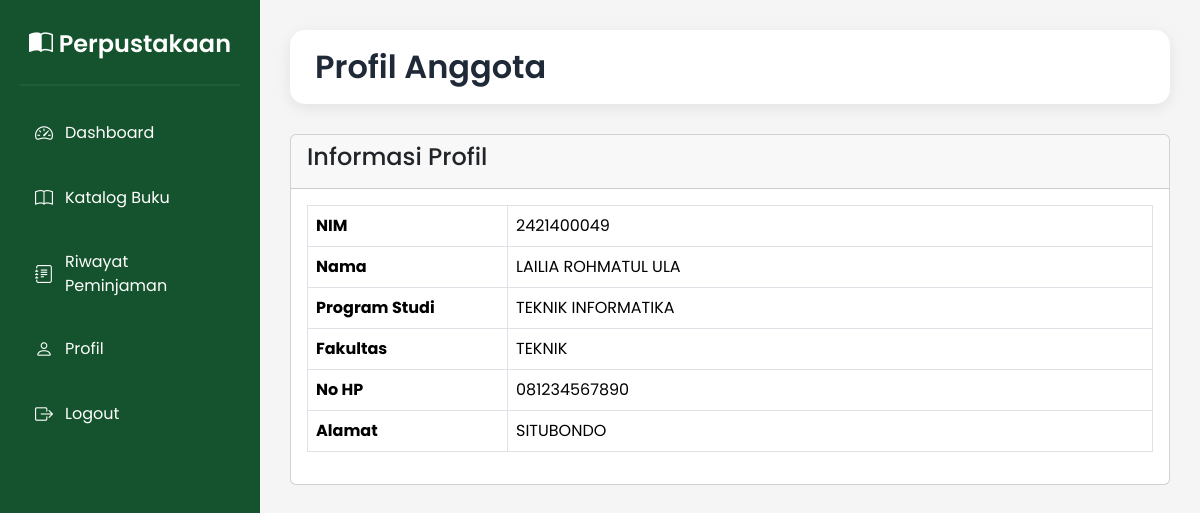
Screenshot of /profil/ (signed in) with the database file from the repository.
### library/models.py (models this page shows, shortened)
class Anggota(models.Model):
    STATUS = (
        ('Menunggu', 'Menunggu'),
        ('Disetujui', 'Disetujui'),
        ('Ditolak', 'Ditolak'),
    )
    user = models.OneToOneField(
        User,
        on_delete=models.CASCADE,
        null=True,
        blank=True
    )
    nim = models.CharField(max_length=20)
    nama = models.CharField(max_length=100)
    prodi = models.CharField(max_length=100)
    fakultas = models.CharField(max_length=100)
    no_hp = models.CharField(max_length=20)
    alamat = models.TextField()
    status = models.CharField(
        max_length=20,
        choices=STATUS,
        default='Menunggu'
    )

### library/views.py (the view)
# urls.py: path('profil/',views.profil_anggota,name='profil_anggota'),
@login_required(login_url='login')
def profil_anggota(request):
    anggota = Anggota.objects.get(user=request.user)
    return render(
        request,
        'library/profil_anggota.html',
        {
            'anggota': anggota
        }
    )

### library/templates/library/profil_anggota.html (shortened to what this page needs)
{% extends 'library/base_anggota.html' %}
{% block content %}
<div class="topbar">
    <h2>Profil Anggota</h2>
</div>
<div class="card">
    <div class="card-header">
        <h4>Informasi Profil</h4>
    </div>
    <div class="card-body">
        <table class="table table-bordered">
            <tr>
                <th width="200">NIM</th>
                <td>{{ anggota.nim }}</td>
            </tr>
            <tr>
                <th>Nama</th>
                <td>{{ anggota.nama }}</td>
            </tr>
            <tr>
                <th>Program Studi</th>
                <td>{{ anggota.prodi }}</td>
            </tr>
            <tr>
                <th>Fakultas</th>
                <td>{{ anggota.fakultas }}</td>
            </tr>
            <tr>
                <th>No HP</th>
                <td>{{ anggota.no_hp }}</td>
            </tr>
            <tr>
                <th>Alamat</th>
                <td>{{ anggota.alamat }}</td>
            </tr>
        </table>
    </div>
</div>
{% endblock %}

### library/static/css/style.css (style rules this page uses)
* { margin:0; padding:0; box-sizing:border-box; font-family:'Poppins',sans-serif; }
body { background:#f5f5f5; }
.topbar { background:#ffffff; border-radius:15px; padding:18px 25px; display:flex; justify-content:space-between; align-items:center; margin-bottom:30px; box-shadow:0 4px 15px rgba(0,0,0,.08); }
.topbar h2 { color:#1F2937; font-weight:600; margin:0; }
.table td { vertical-align:middle; }

### rows the page displays
Anggota: nim "2421400049", nama "LAILIA ROHMATUL ULA", prodi "TEKNIK INFORMATIKA", fakultas "TEKNIK", no_hp "081234567890", alamat "SITUBONDO"
